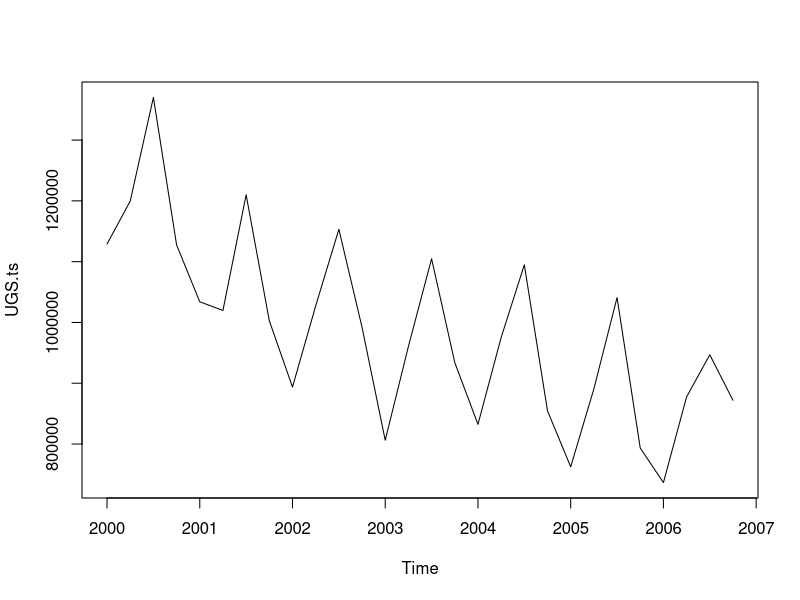
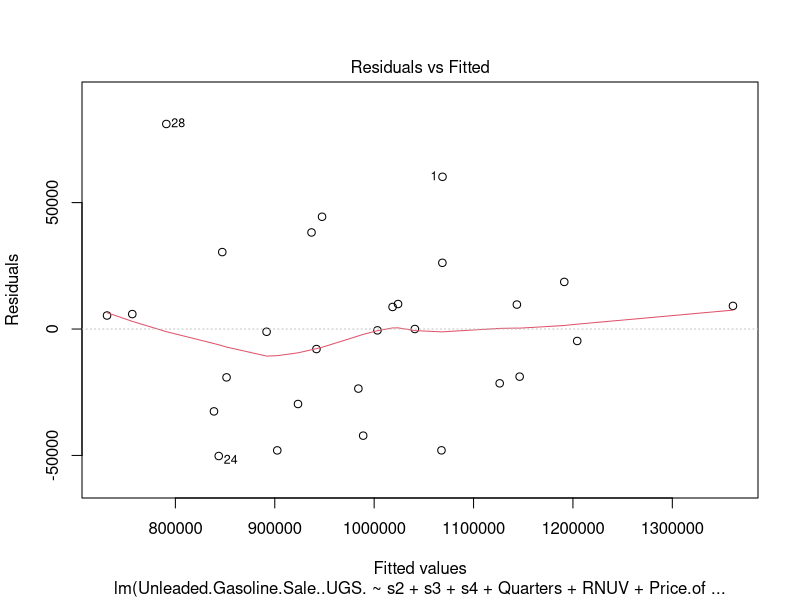
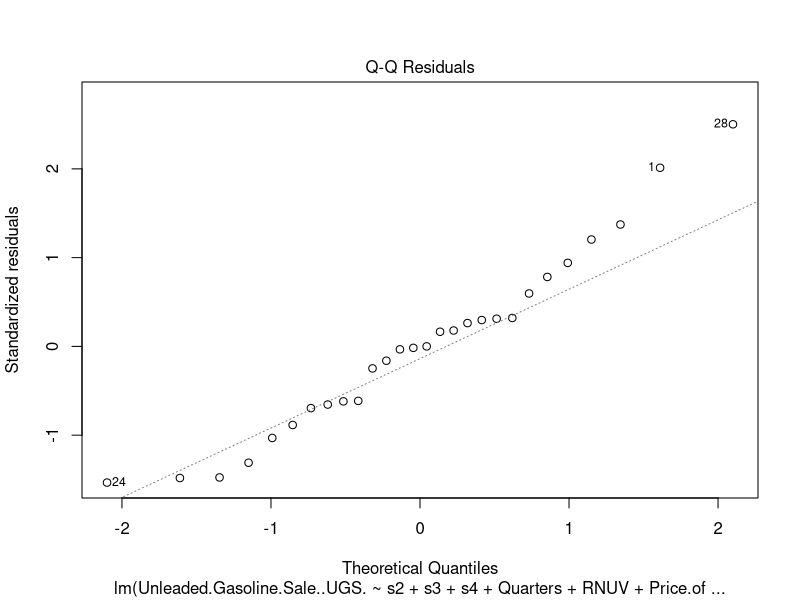
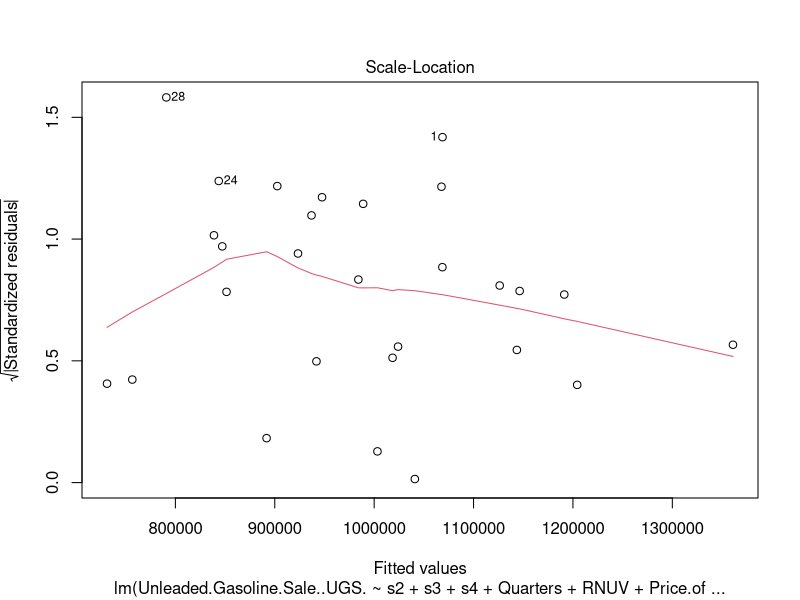
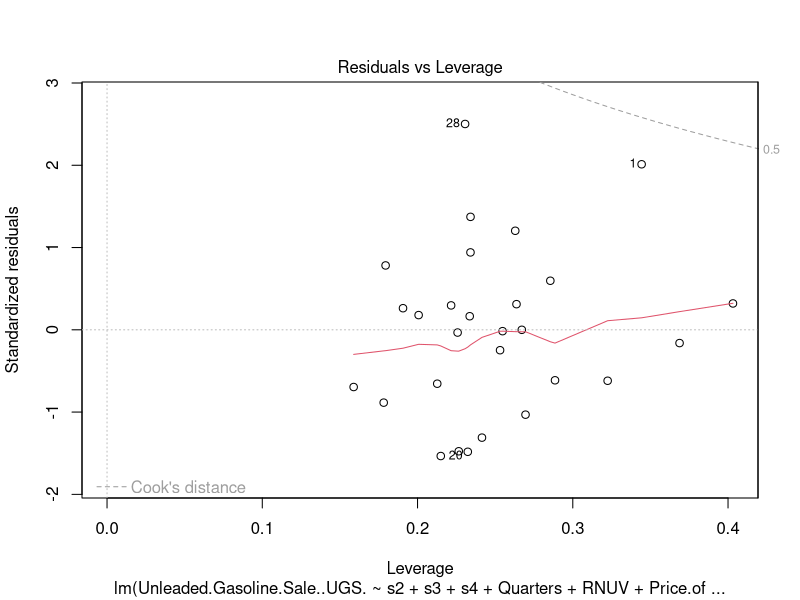
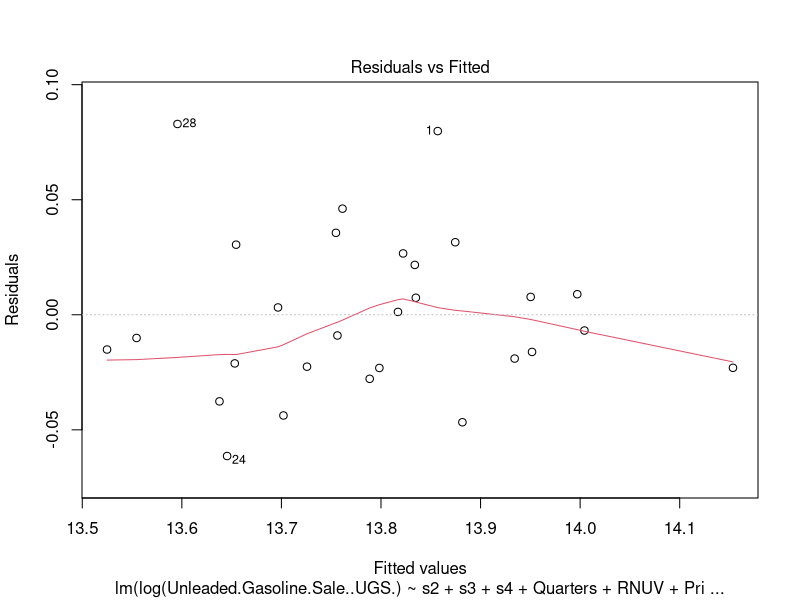
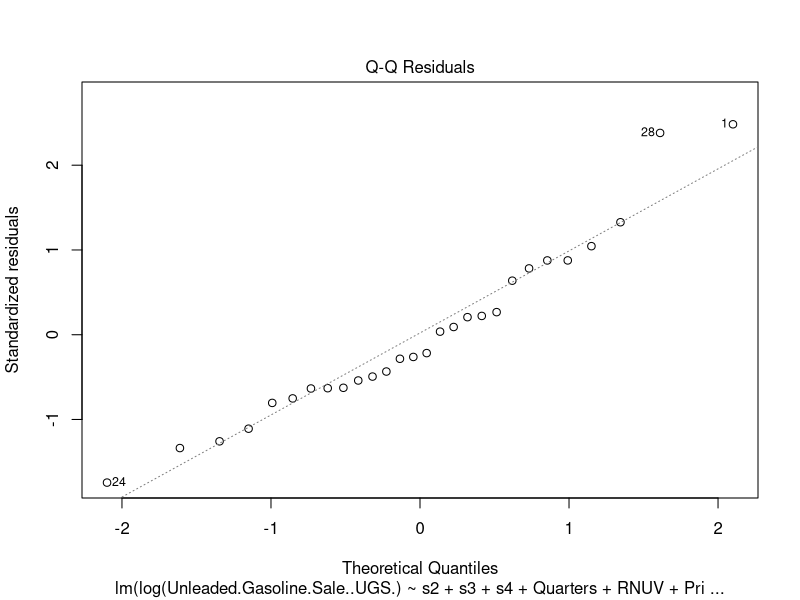
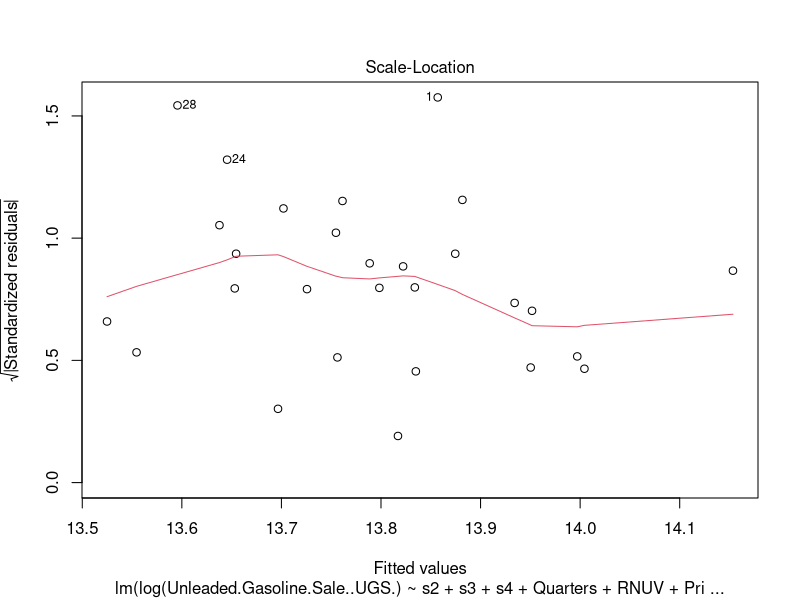

Generate these figures, in order, with R:
setwd("C:/Users/kutay/OneDrive/Masaüstü/Boğaziçi Üniversitesi/2023 Spring/IE360/Project")

library(readxl)
data<-read_excel("IE360-ProjectData.xlsx",col_names = TRUE)
data
UGS.ts<- ts(data$'Unleaded Gasoline Sale (UGS)',start=c(2000,1),end=c(2006,4),frequency=4)
UGS.ts
plot(UGS.ts)
cor(data[sapply(data, is.numeric)], use = "complete.obs")

x2<- 1:32 %% 4 == 2
x3<- 1:32 %% 4 == 3
x4<- 1:32 %% 4 == 0
data1<- data.frame(data,s2 = 1*x2,s3=1*x3,s4=1*x4)
data1
data2<- data.frame(data,Quarters = 1:32,s2 = 1*x2,s3=1*x3,s4=1*x4)
data2

lm1 <- lm(Unleaded.Gasoline.Sale..UGS. ~ s2 + s3 + s4, data = data1)
summary(lm1)

lm2<- lm(Unleaded.Gasoline.Sale..UGS.~s2+s3+s4+Quarters,data = data2)
summary(lm2)

#Check the largest absolute correlation value with UGS from the table of correlation. NUGV is the largest one.First, add the NUGV to the model

lm3<-lm(Unleaded.Gasoline.Sale..UGS.~s2+s3+s4+Quarters+X..Unleaded.Gasoline.Vehicles..NUGV.,data = data2)
summary(lm3)

#Even though NUGV is the largest correlation value with UGS , When we look at the summmary NUGV seems unsignificant so try another one with the second largest correlation value which is NLPG

lm4<-lm(Unleaded.Gasoline.Sale..UGS.~s2+s3+s4+Quarters+X..LPG.Vehicles..NLPG.,data = data2)
summary(lm4)

#NLPG seems significant so we added NLPG to the model. We will decide what we should add to the model afterwards by doing anova
#We will go with the model which has the smallest p value

model<-lm(Unleaded.Gasoline.Sale..UGS.~s2+s3+s4+Quarters+X..LPG.Vehicles..NLPG.,data = data2)
anova(model,lm(Unleaded.Gasoline.Sale..UGS.~s2+s3+s4+Quarters+X..LPG.Vehicles..NLPG.+RNUV,data = data2))


anova(model,lm(Unleaded.Gasoline.Sale..UGS.~s2+s3+s4+Quarters+X..LPG.Vehicles..NLPG.+Price.of.Unleaded.Gasoline..PU.,data = data2))


anova(model,lm(Unleaded.Gasoline.Sale..UGS.~s2+s3+s4+Quarters+X..LPG.Vehicles..NLPG.+Price.of.Diesel.Gasoline..PG.,data = data2))


anova(model,lm(Unleaded.Gasoline.Sale..UGS.~s2+s3+s4+Quarters+X..LPG.Vehicles..NLPG.+X..Unleaded.Gasoline.Vehicles..NUGV.,data = data2))



anova(model,lm(Unleaded.Gasoline.Sale..UGS.~s2+s3+s4+Quarters+X..LPG.Vehicles..NLPG.+X..of.Diesel.Gasoline.Vehicles..NDGV.,data = data2))



anova(model,lm(Unleaded.Gasoline.Sale..UGS.~s2+s3+s4+Quarters+X..LPG.Vehicles..NLPG.+GNP.Agriculture,data = data2))



anova(model,lm(Unleaded.Gasoline.Sale..UGS.~s2+s3+s4+Quarters+X..LPG.Vehicles..NLPG.+GNP.Commerce,data = data2))



anova(model,lm(Unleaded.Gasoline.Sale..UGS.~s2+s3+s4+Quarters+X..LPG.Vehicles..NLPG.+GNP.Total
               ,data = data2))


#PU has the lowest p value. So we update the model by adding PU to model.

model<-lm(Unleaded.Gasoline.Sale..UGS.~s2+s3+s4+Quarters+X..LPG.Vehicles..NLPG.+Price.of.Unleaded.Gasoline..PU.,data = data2)
summary(model)

# PU looks like insignificant so we want to remove it from the model. But we should check it by removing NLPG from the model to see whether PU is significant or not ?

anova(model,lm(Unleaded.Gasoline.Sale..UGS.~s2+s3+s4+Quarters+Price.of.Unleaded.Gasoline..PU.,data = data2))

#p value is so small so we can not remove NLPG or add PU to the model.
#Now we will add the variable with second smallest P value obtained from ANOVA which is RNUV


model<-lm(Unleaded.Gasoline.Sale..UGS.~s2+s3+s4+Quarters+X..LPG.Vehicles..NLPG.+RNUV,data = data2)

summary(model)

#RNUV seems insignificant so we should check to remove NLPG with anova.

anova(model,lm(Unleaded.Gasoline.Sale..UGS.~s2+s3+s4+Quarters+RNUV,data = data2))

#P value is large enough to remove NLPG.


model<-lm(Unleaded.Gasoline.Sale..UGS.~s2+s3+s4+Quarters+RNUV,data = data2)
summary(model)

#RNUV is significant. We will look the ANOVA results to decide if we update the model with any variable.


anova(model,lm(Unleaded.Gasoline.Sale..UGS.~s2+s3+s4+Quarters+RNUV+Price.of.Diesel.Gasoline..PG.,data = data2))


anova(model,lm(Unleaded.Gasoline.Sale..UGS.~s2+s3+s4+Quarters+RNUV+X..Unleaded.Gasoline.Vehicles..NUGV.
               ,data = data2))


anova(model,lm(Unleaded.Gasoline.Sale..UGS.~s2+s3+s4+Quarters+RNUV+X..of.Diesel.Gasoline.Vehicles..NDGV.,data = data2))


anova(model,lm(Unleaded.Gasoline.Sale..UGS.~s2+s3+s4+Quarters+RNUV+GNP.Agriculture,data = data2))


anova(model,lm(Unleaded.Gasoline.Sale..UGS.~s2+s3+s4+Quarters+RNUV+GNP.Commerce,data = data2))


anova(model,lm(Unleaded.Gasoline.Sale..UGS.~s2+s3+s4+Quarters+RNUV+GNP.Total
               ,data = data2))



#PG has the Smallest p value. So we should add the PG to the model


model<-lm(Unleaded.Gasoline.Sale..UGS.~s2+s3+s4+Quarters+Price.of.Diesel.Gasoline..PG.+RNUV,data = data2)
summary(model)

#PG is significant but we still want to try removing RNUV from the model to see if it is going better.

anova(model,lm(Unleaded.Gasoline.Sale..UGS.~s2+s3+s4+Quarters+Price.of.Diesel.Gasoline..PG.,data = data2))


#P value is so small so we can not remove RNUV.


anova(model,lm(Unleaded.Gasoline.Sale..UGS.~s2+s3+s4+Quarters+Price.of.Diesel.Gasoline..PG.+RNUV+X..Unleaded.Gasoline.Vehicles..NUGV.
               ,data = data2))




anova(model,lm(Unleaded.Gasoline.Sale..UGS.~s2+s3+s4+Quarters+Price.of.Diesel.Gasoline..PG.+RNUV+X..of.Diesel.Gasoline.Vehicles..NDGV.,data = data2))




anova(model,lm(Unleaded.Gasoline.Sale..UGS.~s2+s3+s4+Quarters+Price.of.Diesel.Gasoline..PG.+RNUV+GNP.Agriculture,data = data2))


anova(model,lm(Unleaded.Gasoline.Sale..UGS.~s2+s3+s4+Quarters+Price.of.Diesel.Gasoline..PG.+RNUV+GNP.Commerce,data = data2))



anova(model,lm(Unleaded.Gasoline.Sale..UGS.~s2+s3+s4+Quarters+Price.of.Diesel.Gasoline..PG.+RNUV+GNP.Total
               ,data = data2))




#We added to smallest p value GNPC to the model.


model<-lm(Unleaded.Gasoline.Sale..UGS.~s2+s3+s4+Quarters+Price.of.Diesel.Gasoline..PG.+RNUV+GNP.Commerce,data = data2)
summary(model)

#GNPC is insignificant yet we still want to check if removing the others will make any difference

#Removing RNUV
anova(model,lm(Unleaded.Gasoline.Sale..UGS.~s2+s3+s4+Quarters+Price.of.Diesel.Gasoline..PG.+GNP.Commerce,data = data2))

# we can not remove RNUV from the model with this smallest p value


#Removing PG
anova(model,lm(Unleaded.Gasoline.Sale..UGS.~s2+s3+s4+Quarters+RNUV+GNP.Commerce,data = data2))

# we can not remove PG from the model with this smallest p value


#Removing both
anova(model,lm(Unleaded.Gasoline.Sale..UGS.~s2+s3+s4+Quarters+GNP.Commerce,data = data2))



# we can not remove PG and RNUV from the model with this smallest p value.



#We did not add GNPC to the model. We should stop there because GNPC which has the best ANOVA result is not significant. So we don't have to try other ones.



model<-lm(Unleaded.Gasoline.Sale..UGS.~s2+s3+s4+Quarters+RNUV+Price.of.Diesel.Gasoline..PG.,data = data2)
summary(model)

#All variables are significant.We have a trend and seasonality variables.R-square values are 0.9534 and 0.9401 and p value is 6.808e-13 which are so satisfying.
#We will move on by checking model assumptions.

UGS_model<- model



library(car)
library(lmtest)

vif(UGS_model)

#since there is no value high enough to indicate there exist a multicollinearity in our model


dwtest(UGS_model)
#dw value is so close to 2 and p value is 0.5329. Based on these results, we do not have sufficient evidence to reject the null hypothesis that the true autocorrelation is equal to 0.


plot(UGS_model)

#When we look at the plot we can say that our linearity assumption holds.

#Normality assumption seems to be correct, since the data follows the theortical line.

#Due to the lack of constancy in the average value across the range of the independent variable, it is evident that the assumption of constant variance is not satisfied. As a result, it is necessary to apply a logarithmic transformation to the independent variable.


model<-lm(log(Unleaded.Gasoline.Sale..UGS.)~s2+s3+s4+Quarters+RNUV+Price.of.Diesel.Gasoline..PG.,data=data2)

plot(model)

#The average value of standardized residuals appears to remain consistent across the range of fitted values, indicating that the assumption of constant variance is fulfilled.Linearity assumption does not maintain we should take the log of the explaining variables.

model<-lm(log(Unleaded.Gasoline.Sale..UGS.)~s2+s3+s4+Quarters+log(Price.of.Diesel.Gasoline..PG.)+log(RNUV),data=data2)
plot(model)

#Linearity assumption is maintained. 
#Normality assumption is maintained.
#constant variance is maintained 

#After that we should check the correlation between the explanatory variable and the residuals.



y_predict<-predict(model,data2)
y_act<-log(data$'Unleaded Gasoline Sale (UGS)')
residuals<- y_act - y_predict

cor(data$'Unleaded Gasoline Sale (UGS)',residuals,  use = "complete.obs")

#Correlation between explanatory variables and residuals is 0.1966 which is insignificant. So our model satisfied the all model assumptions.
#We will make predicts for 2007 based on our model

predict2007Q1 <- data.frame(s2=0,s3=0,s4=0,Quarters=29,Price.of.Diesel.Gasoline..PG.=449.1909,RNUV=0.007386855)
predict(model,predict2007Q1,level = 0.9,interval = "prediction")

exp(13.49022)



predict2007Q2 <- data.frame(s2=1,s3=0,s4=0,Quarters=30,Price.of.Diesel.Gasoline..PG.=449.1909,RNUV=0.010591663)
predict(model,predict2007Q2,level = 0.9,interval = "prediction")


exp(13.6137)


predict2007Q3 <- data.frame(s2=0,s3=1,s4=0,Quarters=31,Price.of.Diesel.Gasoline..PG.=449.1909,RNUV=0.010077553)
predict(model,predict2007Q3,level = 0.9,interval = "prediction")


exp(13.74766)


predict2007Q4 <- data.frame(s2=0,s3=0,s4=1,Quarters=32,Price.of.Diesel.Gasoline..PG.=449.1909,RNUV=0.012371491)
predict(model,predict2007Q4,level = 0.9,interval = "prediction")


exp(13.55011)

#######################

